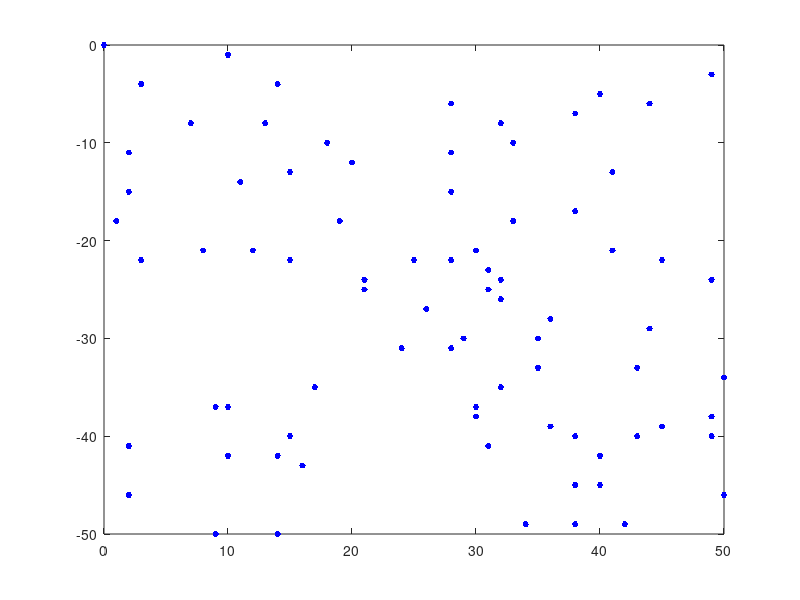

MATLAB code to generate this figure:
clearvars
close all

field = ones(50); %field for possible events

vacancies = randi([1,2500],100,1);

field(vacancies) = 0;
time = 0;
time_vec = zeros(1001,1);
pos_vec = zeros(size(vacancies,1),2,1001);

for i = 1:size(vacancies,1)
    [pos_vec(i,2,1), pos_vec(i,1,1)] = ind2sub([50 50],vacancies(i));
    plot(pos_vec(i,1,1),-1*pos_vec(i,2,1),'b.','MarkerSize',14)
    hold on
end
axis([0 50 -50 0])

    rate_up = 3;
    rate_down = 3;
    rate_left = 3;
    rate_right = 3;

for j = 1:1000


    rates_vec = zeros(4*size(vacancies,1),1); %4n-3 = up, 4n-2 = down, 4n-1 = left, 4n = right for nth particle

    rates_vec(~mod(1:size(rates_vec,1),4)) = rate_right;
    rates_vec(~(mod(1:size(rates_vec,1),4)-3)) = rate_left;
    rates_vec(~(mod(1:size(rates_vec,1),4)-2)) = rate_down;
    rates_vec(~(mod(1:size(rates_vec,1),4)-1)) = rate_up;
    
    tot_rate = sum(rates_vec);

    partitions = [0; cumsum(rates_vec)]./tot_rate;
    
    num = rand;
    event = find(sort([partitions; num]) == num)-1;

    %action sequence
    particle = ceil(event/4);
    action = mod(event,4);

    [p_y,p_x] = ind2sub([50 50], vacancies(particle));

    field(p_y,p_x) = 1;

    switch action
        case 1 %up
            if p_y-1>0
                field(p_y-1,p_x) = 0;
            else
                field(p_y,p_x) = 0;
            end
        case 2 %down
            if p_y+1<size(field,1)+1
                field(p_y+1,p_x) = 0;
            else
                field(p_y,p_x) = 0;
            end
        case 3 %left
            if p_x-1>0
                field(p_y,p_x-1) = 0;
            else
                field(p_y,p_x) = 0;
            end
        case 0 %right
            if p_x+1<size(field,2)+1
                field(p_y,p_x+1) = 0;
            else
                field(p_y,p_x) = 0;
            end
    end

    d_time = (1/tot_rate)*log(1/rand);
    time = time+d_time;
    time_vec(j+1) = time_vec(j)+d_time;
    vacancies = find(field(:) == 0);
    
    [pos_vec(1:size(vacancies,1),1,j+1), pos_vec(1:size(vacancies,1),2,j+1)] = ind2sub([50 50],vacancies);

    clf

    plot(pos_vec(:,2,j+1),-1*pos_vec(:,1,j+1),'b.','MarkerSize',14)
    
    axis([0 50 -50 0])
    drawnow
end
